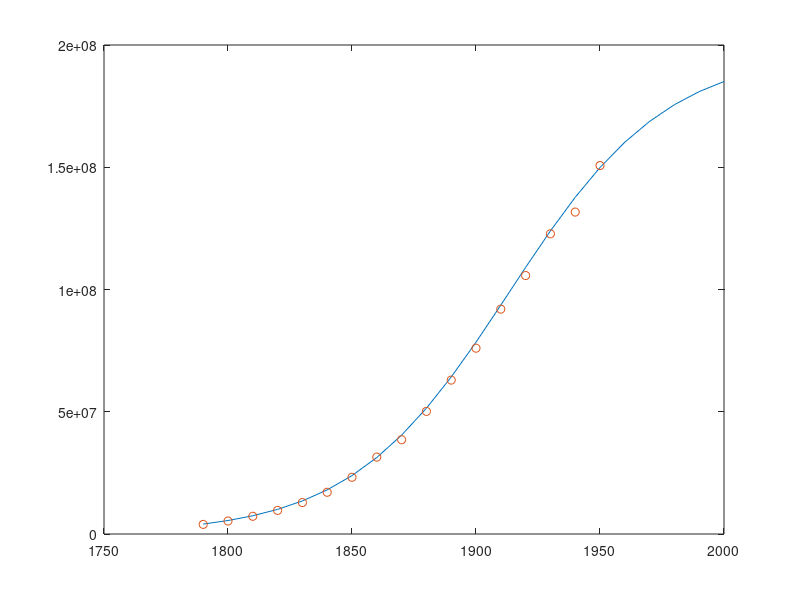

The MATLAB source for this figure:
clear all
close all

year = 1790:10:2000;
p = zeros(1,length(year));

for i = 1:length(year)
    p(i) = 197273000 / (1 + exp(1)^(-0.03134 * (year(i) - 1913.25)));
end
plot(year, p, '-');
hold on;

data = [3929, 5308, 7240, 9638, 12866, 17069, 23192, 31443, 38558, 50156, 62948, 75995, 91972, 105711, 122775, 131669, 150697];
datayear = 1790:10:1950;
plot(datayear, data * 10^3, 'o');
